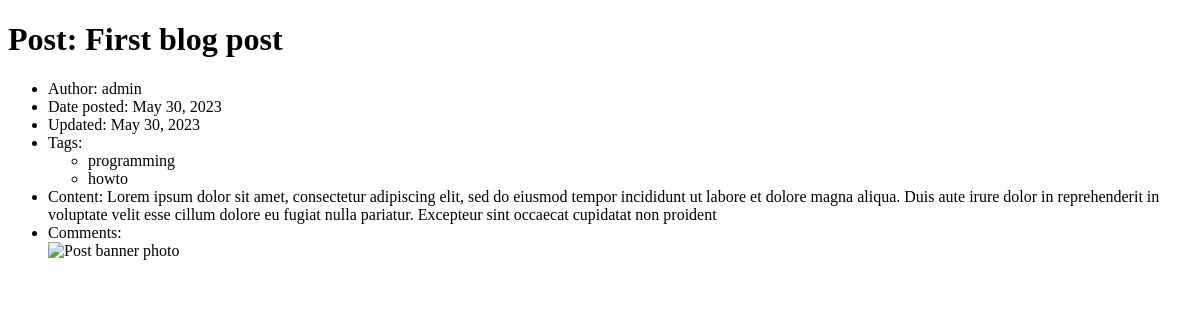
The app's page /blog/posts/1, older data.
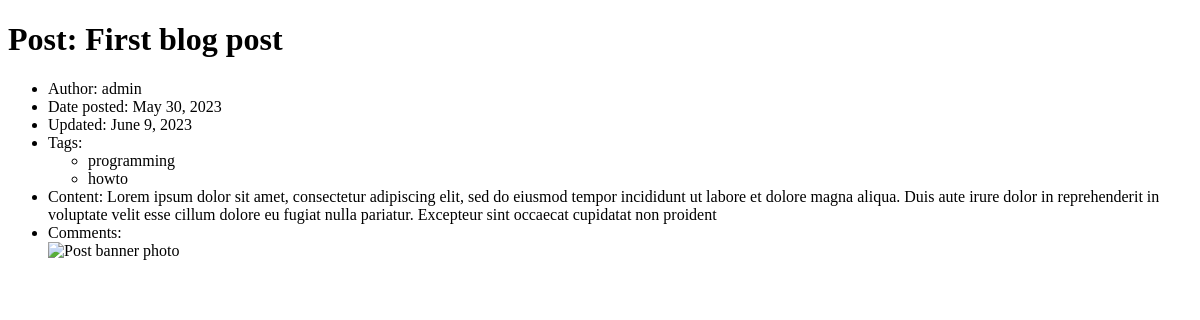
The same page, newer data.
### blogapp/models.py (models this page shows, shortened)
class Post(models.Model):
    title = models.CharField(max_length=200)
    author = models.ForeignKey(User,
                                on_delete=models.CASCADE,
                                related_name="posts")
    date_posted = models.DateField(auto_now_add=True)
    date_updated = models.DateField(auto_now=True, blank=True)
    tags = models.ManyToManyField(Tag, related_name="posts")
    content = models.CharField(max_length=2000)
    img = models.URLField(max_length=250)
    views = models.IntegerField(default=0, blank=True)

class User(models.Model):
    username = models.CharField(max_length=50)
    name = models.CharField(max_length=50)
    password = models.CharField(max_length=50)
    mail = models.EmailField(max_length=100)
    bio = models.CharField(max_length=500)
    avatar = models.URLField(max_length=250)
    def __str__(self):
        return self.username

### blogapp/views.py (the view)
# urls.py: path("posts/<int:pk>", PostDetailView.as_view(), name="post_detail"),
class PostDetailView(DetailView):
    model = Post
    template_name = "blogapp/post_detail.html"

### blogapp/models.py (called while the page is built)
    def __str__(self):
        return self.name

### blogapp/templates/blogapp/post_detail.html (shortened to what this page needs)
<!DOCTYPE html>
<html lang="en">
<head>
</head>
<body>
    <h1>Post: {{object.title}} </h1>
    <ul>
        <li>Author: {{object.author}}</li>
        <li>Date posted: {{object.date_posted}}</li>
        <li>Updated: {{object.date_updated}}</li>
        <li>Tags:
            <ul>
            {% for tag in object.tags.all %}
            <li>{{tag}}</li>
            {% endfor %}
            </ul>
        </li>
        <li>Content: {{object.content}}</li>
        <li>Comments:
        </li>
        <img src="{{object.img}}" alt="Post banner photo">
    </ul>
</body>
</html>

Row changes from the older to the newer data that the page shows:
changed Post "First blog post": date_updated "May 30, 2023" → "June 9, 2023"
